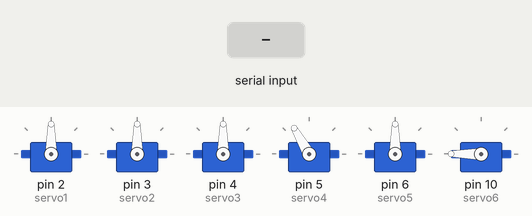
Bench run of a sketch on a simulated Arduino Uno, built with avr-gcc and run on an emulated ATmega328P. Parts: 6 × servo. The inputs (shaded band) are chosen by the test bench.

Above: at 1.2 s.
1.3 s: "1" received over Serial
At 2.1 s:
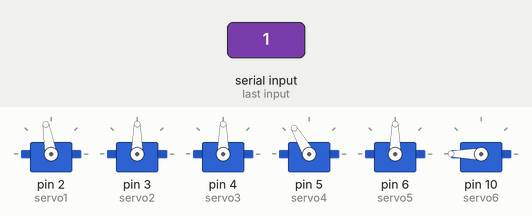
2.8 s: byte 98 ('b') received over Serial
At 3.2 s:
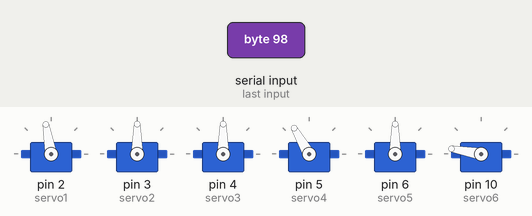
4.3 s: "2" received over Serial
At 5.5 s:
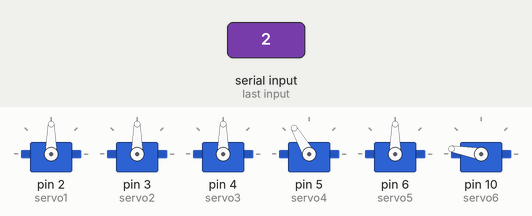
5.8 s: "3" received over Serial
At 6.7 s:
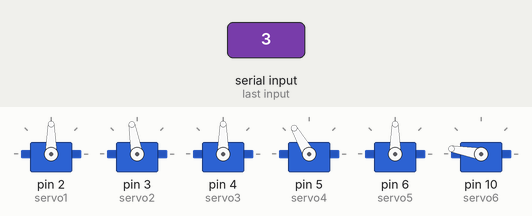
7.3 s: byte 97 ('a') received over Serial
At 7.9 s:
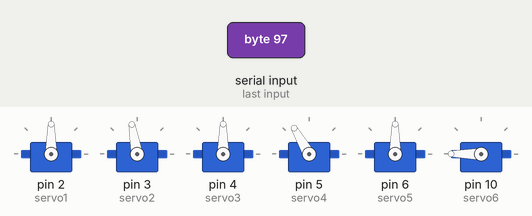
8.8 s: "5" received over Serial
At 10.2 s:
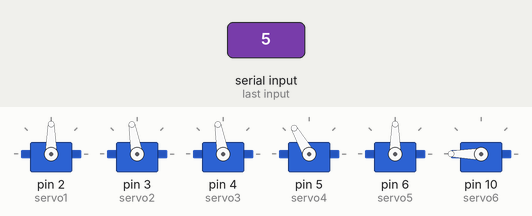
Timing chart, 0 to 11.3 s (numbered marks = the images above; inputs shaded):
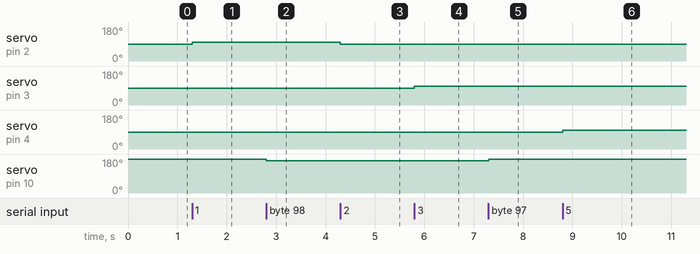

The sketch:

Robotic_arm.ino
```cpp
#include <Servo.h>
#include <SoftwareSerial.h>

Servo servo1;
Servo servo2;
Servo servo3;
Servo servo4;
Servo servo5;
Servo servo6;

char command; // Stores the command from the Android app via Bluetooth

int servo1Pos = 90; // Initial position for servo1
int servo2Pos = 90; // Initial position for servo2
int servo3Pos = 90; // Initial position for servo3
int servo4Pos = 120; // Initial position for servo4
int servo5Pos = 90; // Initial position for servo5
int servo6Pos = 180; // Initial position for servo6


void setup() {
  servo1.attach(2); // Attach servo on digital pin 9
  servo2.attach(3); // Attach servo on digital pin 10
  servo3.attach(4); // Attach servo on digital pin 11
  servo4.attach(5); // Attach servo on digital pin 12
  servo5.attach(6); // Attach servo on digital pin 13
  servo6.attach(10); // Attach servo on digital pin 14

  servo1.write(servo1Pos); // Set the initial position for servo1
  servo2.write(servo2Pos); // Set the initial position for servo2
  servo3.write(servo3Pos); // Set the initial position for servo3
  servo4.write(servo4Pos); // Set the initial position for servo4
  servo5.write(servo5Pos); // Set the initial position for servo5
  servo6.write(servo6Pos); // Set the initial position for servo6

  Serial.begin(9600); // Set the baud rate for the Serial monitor
}


void loop() {
  if (Serial.available() > 0) {
    command = Serial.read(); // Read the command from the Bluetooth module

      // Control the servo motors based on the received command
      if (command == '1') {
      servo1Pos += 10; // Increment the position by 5 degrees
      servo1.write(servo1Pos); // Move servo1
    } else if (command == '2') {
      servo1Pos -= 10; // Decrement the position by 5 degrees
      servo1.write(servo1Pos); // Move servo1
    } else if (command == '3') {
      servo2Pos += 10; // Increment the position by 5 degrees
      servo2.write(servo2Pos); // Move servo2
    } else if (command == '4') {
      servo2Pos -= 10; // Decrement the position by 5 degrees
      servo2.write(servo2Pos); // Move servo2
    } else if (command == '5') {
      servo3Pos += 10; // Increment the position by 5 degrees
      servo3.write(servo3Pos); // Move servo3
    } else if (command == '6') {
      servo3Pos -= 10; // Decrement the position by 5 degrees
      servo3.write(servo3Pos); // Move servo3
    } else if (command == '7') {
      servo4Pos += 10; // Increment the position by 5 degrees
      servo4.write(servo4Pos); // Move servo4
    } else if (command == '8') {
      servo4Pos -= 10; // Decrement the position by 5 degrees
      servo4.write(servo4Pos); // Move servo4
    } else if (command == '9') {
      servo5Pos += 10; // Increment the position by 5 degrees
      servo5.write(servo5Pos); // Move servo5
    } else if (command == '0') {
      servo5Pos -= 10; // Decrement the position by 5 degrees
      servo5.write(servo5Pos); // Move servo5
    } else if (command == 'a') {
      servo6Pos += 10; // Increment the position by 6 degrees
      servo6.write(servo6Pos); // Move servo6
    } else if (command == 'b') {
      servo6Pos -= 10; // Decrement the position by 6 degrees
      servo6.write(servo6Pos); // Move servo6
    }
  }
}
```

Measured:
- after the input at 1.3 s, servo on pin 2 (servo1): 90° → 100° at once
- after the input at 2.8 s, servo on pin 10 (servo6): 180° → 170° at once
- after the input at 4.3 s, servo on pin 2 (servo1): 100° → 90° at once
- after the input at 5.8 s, servo on pin 3 (servo2): 90° → 100° at once
- after the input at 7.3 s, servo on pin 10 (servo6): 170° → 180° at once
- after the input at 8.8 s, servo on pin 4 (servo3): 90° → 100° at once
